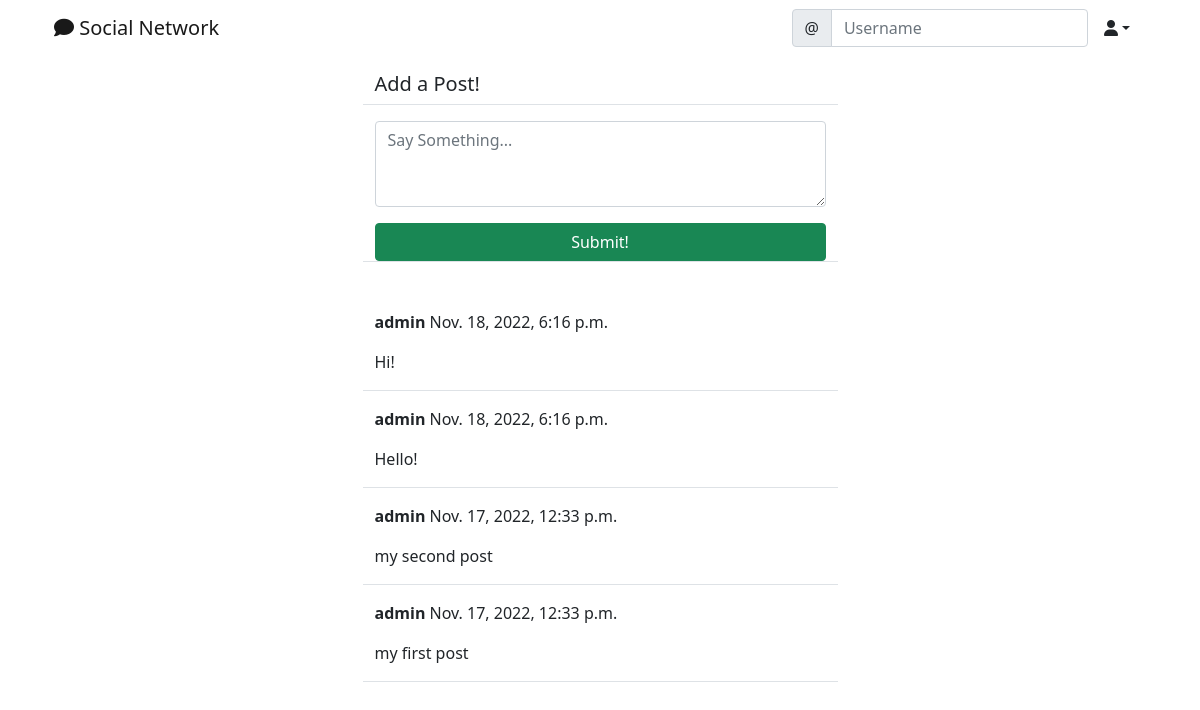
The app's page /social/ (signed in), older data.
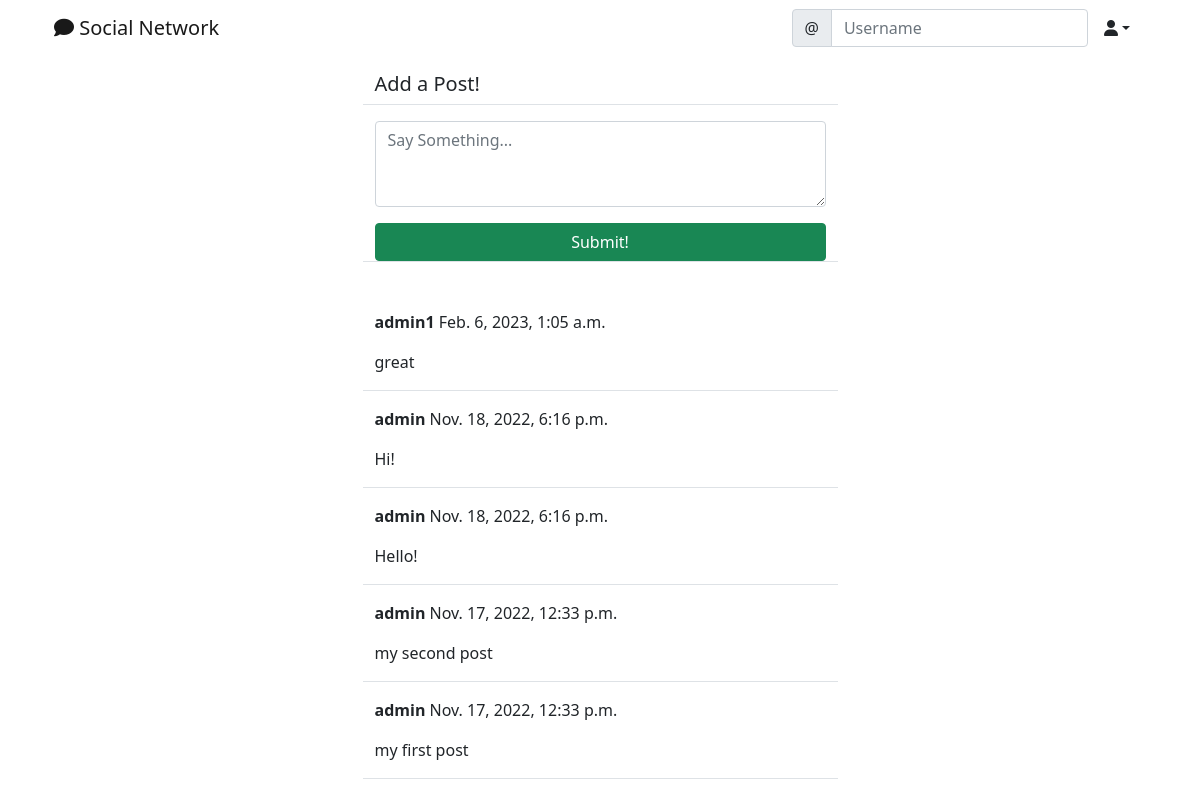
The same page, newer data.
### social/models.py (models this page shows)
class Post(models.Model):
    body = models.TextField()
    created_on = models.DateTimeField(default=timezone.now)
    author = models.ForeignKey(User, on_delete=models.CASCADE)

### social/views.py (the view, shortened to what this page needs)
# urls.py: path('', PostListView.as_view(), name='post-list'),
class PostListView(LoginRequiredMixin, View):
    def get(self, request, *args, **kwargs):
        posts = Post.objects.all().order_by('-created_on')
        form = PostForm()
        context = {
            'post_list': posts,
            'form': form,
        }
        return render(request, 'social/post_list.html', context)

### social/forms.py
class PostForm(forms.ModelForm):
    body = forms.CharField(
        label='',
        widget=forms.Textarea(attrs={
            'rows': '3',
            'placeholder': 'Say Something...'
            }))
    class Meta:
        model = Post
        fields = ['body']

### social/templates/social/post_list.html (shortened to what this page needs)
{% extends 'landing/base.html' %}
{% load crispy_forms_tags %}
{% block content %}
<div class="container">
    <div class="row justify-content-center mt-3">
        <div class="col-md-5 col-sm-12 border-bottom">
            <h5>Add a Post!</h5>
        </div>
    </div>
    <div class="row justify-content-center mt-3 mb-5">
        <div class="col-md-5 col-sm-12 border-bottom">
            <form method="POST">
                {{ form | crispy }}
                <div class="d-grid gap-2">
                    <button class="btn btn-success mt-3">Submit!</button>
                </div>
            </form>
        </div>
    </div>
    {% for post in post_list %}
    <div class="row justify-content-center mt-3">
        <div class="col-md-5 col-sm-12 border-bottom position-relative">
            <p><strong>{{ post.author }}</strong> {{ post.created_on }}</p>
            <p>{{ post.body }}</p>
        </div>
    </div>
    {% endfor %}
</div>
{% endblock content %}

### landing/templates/landing/base.html (shortened to what this page needs)
<!doctype html>
<html lang="en">
  <head>
    <link href="https://cdn.jsdelivr.net/npm/bootstrap@5.0.0-beta1/dist/css/bootstrap.min.css" rel="stylesheet">
  </head>
  <body>
    {% include 'landing/navbar.html' %}
    {% block content %}
    {% endblock content %}
  </body>
</html>

### landing/templates/landing/navbar.html (shortened to what this page needs)
<div class="container">
<nav class="navbar navbar-expand-lg navbar-light">
  <div class="container-fluid">
    <a class="navbar-brand"
    {% if user.is_authenticated %}
    href="{% url 'post-list' %}"
    {% else %}
    href="{% url 'index' %}"
    {% endif %}
    ><i class="fas fa-comment"></i> Social Network</a>
    <div class="collapse navbar-collapse" id="navbarTogglerDemo03">
      <form class="d-flex">
        <div class="input-group">
        <span class="input-group-text" id="basic-addon1">@</span>
        <input type="text" class="form-control" placeholder="Username" aria-label="Username" aria-describedby="basic-addon1">
    </div>
      </form>
      {% if user.is_authenticated %}
      <div class="nav-item dropdown">
        <a class="nav-link dropdown-toggle text-dark" data-bs-toggle="dropdown" role="buton" aria-expanded="false"><i class="fas fa-user"></i></a>
      </div>
      {% endif %}
    </div>
  </div>
</nav>
</div>

Row changes from the older to the newer data that the page shows:
added Post: author "admin1", created_on "Feb. 6, 2023, 1:05 a.m.", body "great"
